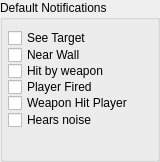
    <widget class="QGroupBox" name="IDC_STATIC_26">
      <property name="geometry">
        <rect>
          <x>481</x>
          <y>267</y>
          <width>160</width>
          <height>162</height>
        </rect>
      </property>
      <property name="title">
        <string>Default Notifications</string>
      </property>
      <property name="visible">
        <bool>true</bool>
      </property>
      <property name="enabled">
        <bool>true</bool>
      </property>
      <property name="flat">
        <bool>false</bool>
      </property>
      <widget class="QCheckBox" name="IDC_AI_NOTIFY_SEEPLAYER_CHECK">
        <property name="geometry">
          <rect>
            <x>8</x>
            <y>30</y>
            <width>136</width>
            <height>16</height>
          </rect>
        </property>
        <property name="text">
          <string>See Target</string>
        </property>
        <property name="visible">
          <bool>true</bool>
        </property>
        <property name="enabled">
          <bool>true</bool>
        </property>
      </widget>
      <widget class="QCheckBox" name="IDC_AI_NOTIFY_NEARWALL_CHECK">
        <property name="geometry">
          <rect>
            <x>8</x>
            <y>47</y>
            <width>136</width>
            <height>16</height>
          </rect>
        </property>
        <property name="text">
          <string>Near Wall</string>
        </property>
        <property name="visible">
          <bool>true</bool>
        </property>
        <property name="enabled">
          <bool>true</bool>
        </property>
      </widget>
      <widget class="QCheckBox" name="IDC_AI_NOTIFY_HITBYWEAPON_CHECK">
        <property name="geometry">
          <rect>
            <x>8</x>
            <y>63</y>
            <width>136</width>
            <height>16</height>
          </rect>
        </property>
        <property name="text">
          <string>Hit by weapon</string>
        </property>
        <property name="visible">
          <bool>true</bool>
        </property>
        <property name="enabled">
          <bool>true</bool>
        </property>
      </widget>
      <widget class="QCheckBox" name="IDC_AI_NOTIFY_OBJFIRED_CHECK">
        <property name="geometry">
          <rect>
            <x>8</x>
            <y>79</y>
            <width>136</width>
            <height>16</height>
          </rect>
        </property>
        <property name="text">
          <string>Player Fired</string>
        </property>
        <property name="visible">
          <bool>true</bool>
        </property>
        <property name="enabled">
          <bool>true</bool>
        </property>
      </widget>
      <widget class="QCheckBox" name="IDC_AI_NOTIFY_WEAPONHITPLAYER_CHECK">
        <property name="geometry">
          <rect>
            <x>8</x>
            <y>95</y>
            <width>136</width>
            <height>16</height>
          </rect>
        </property>
        <property name="text">
          <string>Weapon Hit Player</string>
        </property>
        <property name="visible">
          <bool>true</bool>
        </property>
        <property name="enabled">
          <bool>true</bool>
        </property>
      </widget>
      <widget class="QCheckBox" name="IDC_HEARS_NOISE_CHECK">
        <property name="geometry">
          <rect>
            <x>8</x>
            <y>112</y>
            <width>88</width>
            <height>16</height>
          </rect>
        </property>
        <property name="text">
          <string>Hears noise</string>
        </property>
        <property name="visible">
          <bool>true</bool>
        </property>
        <property name="enabled">
          <bool>true</bool>
        </property>
      </widget>
    </widget>
